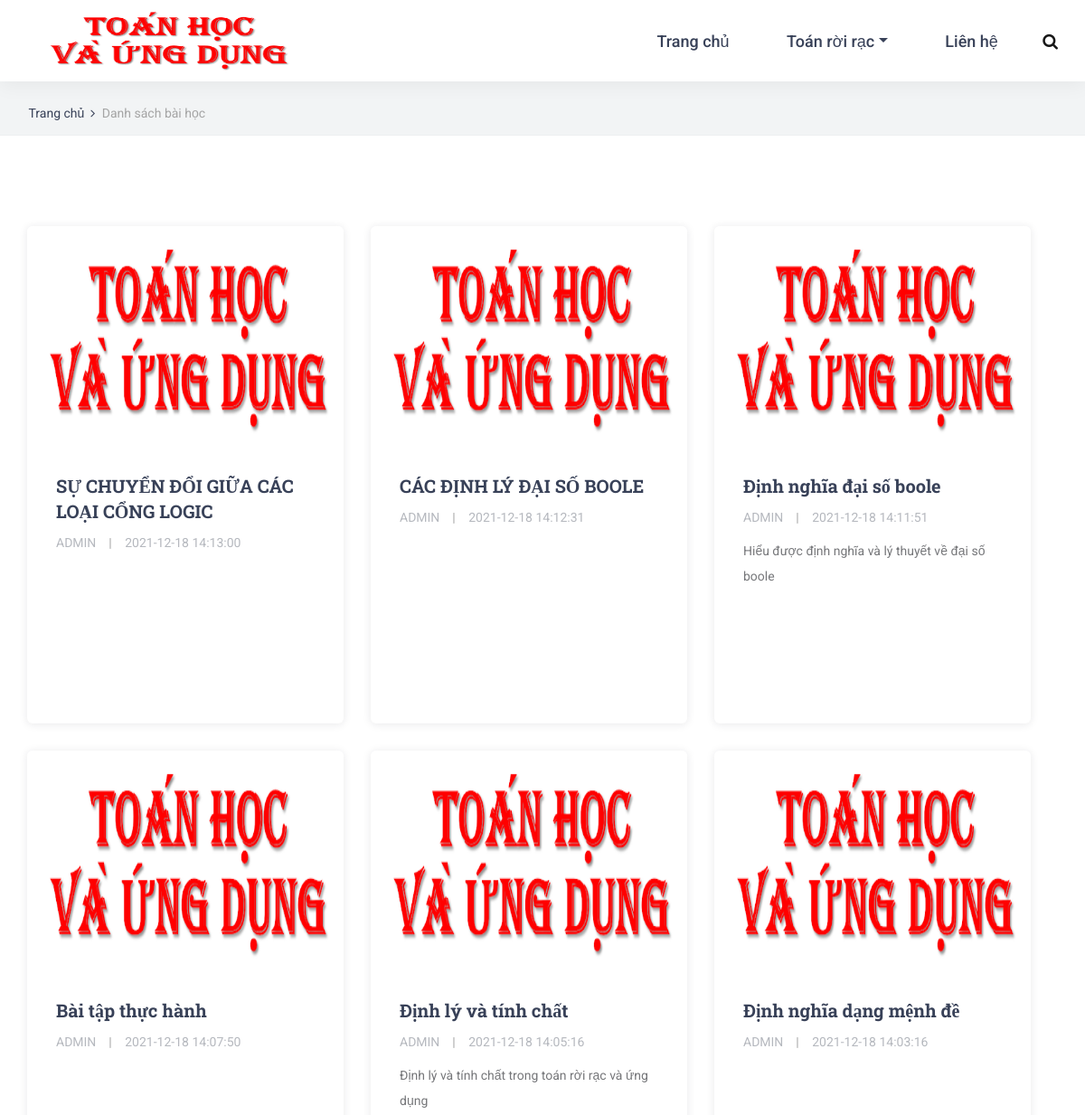
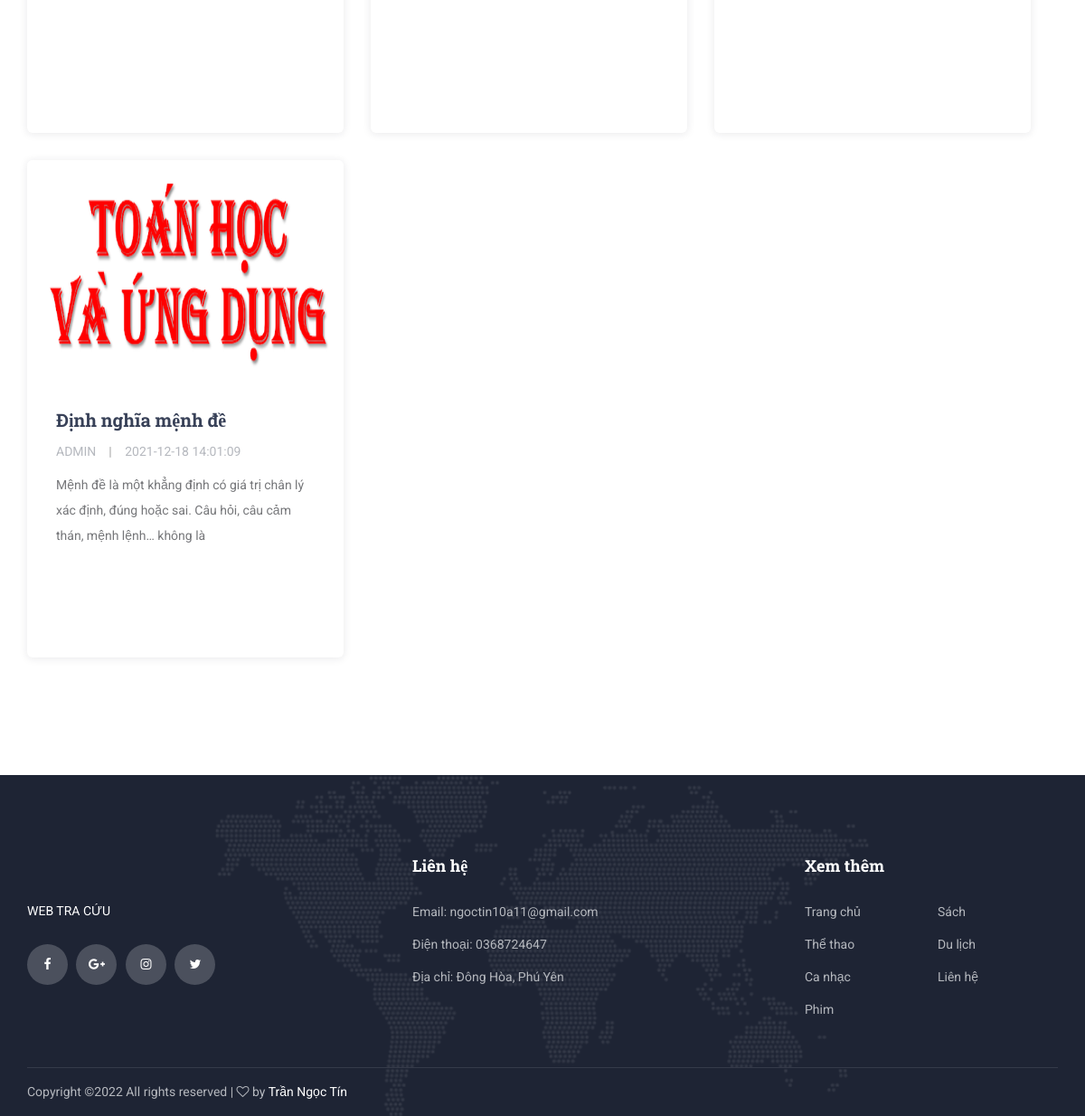
Page /tin_tuc.php on the committed database (2 pictures, top to bottom).
### tables this page shows
CREATE TABLE `tbl_tintuc` (
  `id_tintuc` int(11) NOT NULL,
  `manguoidung` int(11) NOT NULL,
  `tieude` varchar(200) NOT NULL,
  `maloaitintuc` int(11) NOT NULL,
  `mota` varchar(200) NOT NULL,
  `noidung` text NOT NULL,
  `anh` text DEFAULT NULL,
  `ghichu` text DEFAULT '<iframe width="560" height="315" src="https://www.youtube.com/embed/Hf6F24DzW_g" frameborder="0" allow="accelerometer; autoplay; clipboard-write; encrypted-media; gyroscope; picture-in-picture" allowfullscreen></iframe>',
  `nguon` varchar(100) NOT NULL,
  `ngayviet` datetime NOT NULL
);

### tin_tuc.php (the view, shortened to what this page needs)
<!DOCTYPE html>
<html lang="en">
<head>
<link rel="stylesheet" type="text/css" href="styles/bootstrap4/bootstrap.min.css">
<link href="plugins/font-awesome-4.7.0/css/font-awesome.min.css" rel="stylesheet" type="text/css">
<link href="plugins/video-js/video-js.css" rel="stylesheet" type="text/css">
<link rel="stylesheet" type="text/css" href="styles/blog.css">
<link rel="stylesheet" type="text/css" href="styles/blog_responsive.css">
<link rel="stylesheet" type="text/css" href="styles/load.css">
</head>
<body class="preloading">
<div class="super_container">
	<?php include("./header.php"); ?>
	<div class="home">
		<div class="breadcrumbs_container">
			<div class="container">
				<div class="row">
					<div class="col">
						<div class="breadcrumbs">
							<ul>
								<li><a href="index.php">Trang chủ</a></li>
								<?php if (isset($_GET['dm'])) { ?>
								<li>Danh sách bài học của <?php echo $rowdm['ten_loai_tin_tuc']; ?></li>
								<?php }else{?>
									<li>Danh sách bài học </li>
								<?php } ?>
							</ul>
						</div>
					</div>
				</div>
			</div>
		</div>
	</div>
	<div class="blog">
		<div class="container">
			<div class="row">
				<div class="col">
					<div class="blog_post_container">
					<?php
						include("./config/connect.php");
						if (isset($_GET['dm'])) {
						$sql = "
							SELECT * FROM `tbl_tintuc` WHERE maloaitintuc= $iddm ORDER BY id_tintuc DESC
						";
						}
						else{
							$sql = "
							SELECT * FROM `tbl_tintuc` ORDER BY id_tintuc DESC
						";
						}
						$noi_dung_tin_tuc = mysqli_query($con, $sql);
						while ($row = mysqli_fetch_array($noi_dung_tin_tuc)) {
					;?>
						<div class="blog_post trans_200" style="width: 350px;height: 550px;">
								<div class="blog_post_image"><img src="./images/<?php
								if ($row["anh"]<>""){
									echo $row["anh"];
								}else {
									echo "no_image.jpg";
								}
								;?> " width="100%" height="250px">
							</div>
								<div class="blog_post_body">
									<div class="blog_post_title"><a href="tin_tuc_chi_tiet.php?id=<?php echo $row["id_tintuc"];?>"><?php echo $row["tieude"];?></a></div>
									<div class="blog_post_meta">
										<ul>
											<li><a href="#">admin</a></li>
											<li><a href="#"><?php echo $row["ngayviet"];?></a></li>
										</ul>
									</div>
									<div class="blog_post_text">
										<p><?php echo html_entity_decode($row["mota"]) ;?></p>
									</div>
								</div>
							</div>
							<?php
								}
							;?>;
					</div>
				</div>
			</div>
		</div>
	</div>
</body>
</html>

### rows in the picture
tbl_tintuc: anh (picture), tieude "SỰ CHUYỂN ĐỔI GIỮA CÁC LOẠI CỔNG LOGIC", ngayviet "2021-12-18 14:13:00"
tbl_tintuc: anh (picture), tieude "CÁC ĐỊNH LÝ ĐẠI SỐ BOOLE", ngayviet "2021-12-18 14:12:31"
tbl_tintuc: anh (picture), tieude "Định nghĩa đại số boole", ngayviet "2021-12-18 14:11:51", mota "Hiểu được định nghĩa và lý thuyết về đại số boole"
tbl_tintuc: anh (picture), tieude "Bài tập thực hành", ngayviet "2021-12-18 14:07:50"
tbl_tintuc: anh (picture), tieude "Định lý và tính chất", ngayviet "2021-12-18 14:05:16", mota "Định lý và tính chất trong toán rời rạc và ứng dụng"
tbl_tintuc: anh (picture), tieude "Định nghĩa dạng mệnh đề", ngayviet "2021-12-18 14:03:16"
tbl_tintuc: anh (picture), tieude "Định nghĩa mệnh đề", ngayviet "2021-12-18 14:01:09", mota "Mệnh đề là một khẳng định có giá trị chân lý xác định, đúng hoặc sai. Câu hỏi, câu cảm thán, mệnh lệnh… không là"
